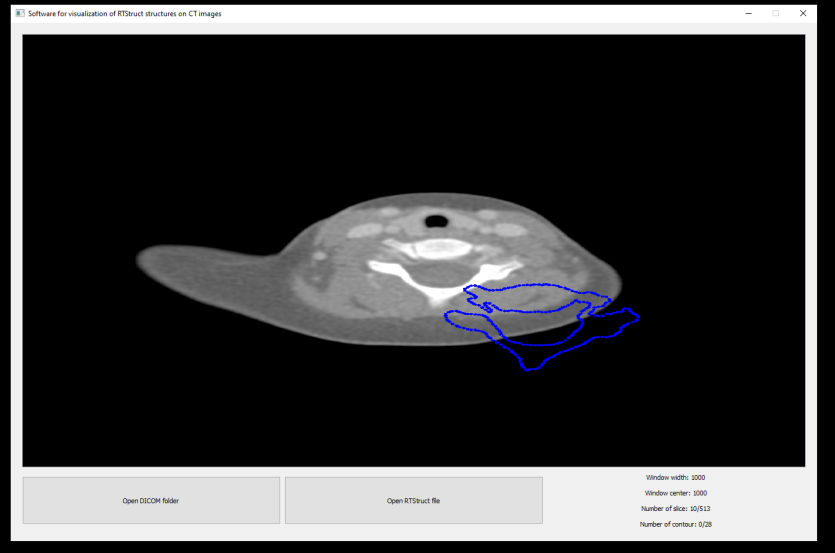

This chart was generated by the following Python code:
"""

Software for visualization of RTStruct structures on CT images

This script is responsible for the operation of the program, it is responsible for both creating the GUI and the
process of processing images from dicom files. The program is based on the use of the PyQt5 library, on the basis
of which the entire interface containing the appropriate buttons and functions was created.

The operation of the program is based on the visualization of CT structures that can be changed using the mouse
buttons. Accordingly, the scroll function changes the imaging cross-sections, while after pressing the left button
and moving the mouse, we are able to change the window width and window center of ct scan. The intuitive GUI allows
you to easily display linked images.

The operation of gui is based on the creation of methods that respond appropriately to the user's commands.
The two main buttons are responsible for uploading the necessary dicom files to the programs. The program is able
to check if a given file has the appropriate extension, so selecting the wrong folder will not interrupt the program.

This script requires following libraries to be installed:
 • PyQt5 - PyQt5 is a comprehensive set of Python bindings for Qt v5, implemented as more than 35 extension modules,
    enables Python to be used as an alternative application development language to C++ on all supported platforms
 • matplotlib - comprehensive plotting library for creating static, animated and interactive visualizations in Python
    programming language and its numerical mathematics extension NumPy,
 • dicom_csv - collection of utils for gathering, aggregation and handling metadata from DICOM files, includes
    functions for gathering metadata from individual DICOM files or entire directories and tools for grouping DICOM
    metadata into images,
 • numpy - library for scientific computing with Python programming language, including support for multi-dimensional
    arrays and matrices and functions to operate on them,
 • sys - a module that provides access to some variables used or maintained by the interpreter and to functions that
    interact strongly with the interpreter, provides various functions and variables that are used to manipulate
    different parts of the Python runtime environment
 • cv2 - opencv-python library, an open-source library that includes several hundreds of computer vision algorithms
 • pydicom - pure Python package for working with DICOM files, which allows user to read complex files into pythonic
    structures for manipulation, save the modified datasets as DICOM format files
 • os - a Python module which provides a portable way of using operating system dependent functionality, it comes under
     Python's standard utility modules

"""

from PyQt5 import QtCore, QtGui, QtWidgets
from utils import *
import os


class MainWindow(QtWidgets.QMainWindow):
    """
    A class responsible for creating the main gui window. It inherits from the class QMainWindow from PyQt5.QtWidgets
    module. The central QtWidget contains two QPushButton objects, the first QPushButton object is responsible for
    allowing the user to open the folder containing the DICOM format files, the second QPushButton object is responsible
    for allowing the user to open the RTStruct file in DICOM format. The QtWidget contains four QLabel objects, which
    display the information about the window center, the window width, the section number and the number of displayed
    structure. The QtWidget contains also QGraphicsView, which is responsible for displaying the images in the main
    application window.
    """

    def __init__(self):
        super(MainWindow, self).__init__()
        screen = QtWidgets.QDesktopWidget().screenGeometry()
        self.setWindowTitle(
            "Software for visualization of RTStruct structures on CT images"
        )
        self.central_widget = QtWidgets.QWidget(self)
        self.window_center_position = (
            (int)(screen.width() * 70 / 100 / 2),
            (int)(screen.height() * 80 / 100 / 2),
        )
        self.resize(
            (int)(screen.width() * 70 / 100), (int)(screen.height() * 80 / 100)
        )  # set fixed size of window 1300x900
        self.setFixedSize(self.size())  # setting a fixed size of the main window
        self.central_widget.setObjectName("central_widget")
        self.vertical_layout_up = QtWidgets.QVBoxLayout(self.central_widget)
        self.vertical_layout_up.setObjectName("vertical_layout_up")
        self.drop_frame = QtWidgets.QFrame(self.central_widget)
        self.drop_frame.setFrameShape(QtWidgets.QFrame.StyledPanel)
        self.drop_frame.setFrameShadow(QtWidgets.QFrame.Raised)
        self.drop_frame.setObjectName("drop_frame")
        self.vertical_layout_down = QtWidgets.QVBoxLayout(self.drop_frame)
        self.vertical_layout_down.setObjectName("vertical_layout_down")
        self.grid_layout = QtWidgets.QGridLayout()
        self.grid_layout.setObjectName("grid_layout")
        self.graphics_view = QtWidgets.QGraphicsView(self.drop_frame)
        self.graphics_view.setObjectName("graphics_view")
        self.grid_layout.addWidget(self.graphics_view, 0, 0, 1, 3)
        self.push_button_dicom = QtWidgets.QPushButton(self.drop_frame)
        size_policy = QtWidgets.QSizePolicy(
            QtWidgets.QSizePolicy.Minimum, QtWidgets.QSizePolicy.Fixed
        )
        size_policy.setHorizontalStretch(0)
        size_policy.setVerticalStretch(80)
        size_policy.setHeightForWidth(
            self.push_button_dicom.sizePolicy().hasHeightForWidth()
        )
        self.push_button_dicom.setSizePolicy(size_policy)
        self.push_button_dicom.setMinimumSize(QtCore.QSize(130, 80))
        self.push_button_dicom.setObjectName("push_button_dicom")
        self.grid_layout.addWidget(self.push_button_dicom, 1, 0, 4, 1)
        self.vertical_layout_down.addLayout(self.grid_layout)
        self.vertical_layout_up.addWidget(self.drop_frame)
        self.setCentralWidget(self.central_widget)
        self.push_button_rt = QtWidgets.QPushButton(self.drop_frame)
        self.push_button_rt.setSizePolicy(size_policy)
        self.push_button_rt.setMinimumSize(QtCore.QSize(130, 80))
        self.push_button_rt.setObjectName("push_button_rt")
        self.grid_layout.addWidget(self.push_button_rt, 1, 1, 4, 1)

        self.label_window_width = QtWidgets.QLabel(self.drop_frame)
        self.label_window_width.setSizePolicy(size_policy)
        self.label_window_width.setMinimumSize(QtCore.QSize(130, 20))
        self.label_window_width.setObjectName("label_window_width")
        self.grid_layout.addWidget(self.label_window_width, 1, 2, 1, 1)
        self.label_window_center = QtWidgets.QLabel(self.drop_frame)
        self.label_window_center.setSizePolicy(size_policy)
        self.label_window_center.setMinimumSize(QtCore.QSize(130, 20))
        self.label_window_center.setObjectName("label_window_center")
        self.grid_layout.addWidget(self.label_window_center, 2, 2, 1, 1)
        self.label_slice_number = QtWidgets.QLabel(self.drop_frame)
        self.label_slice_number.setSizePolicy(size_policy)
        self.label_slice_number.setMinimumSize(QtCore.QSize(130, 20))
        self.label_slice_number.setObjectName("label_slice_number")
        self.grid_layout.addWidget(self.label_slice_number, 3, 2, 1, 1)
        self.label_blank_space = QtWidgets.QLabel(self.drop_frame)
        self.label_blank_space.setSizePolicy(size_policy)
        self.label_blank_space.setMinimumSize(QtCore.QSize(130, 20))
        self.label_blank_space.setObjectName("label_blank_space")
        self.grid_layout.addWidget(self.label_blank_space, 4, 2, 1, 1)

        self.create_menu_bar()

        """ renaming individual gui elements """
        _translate = QtCore.QCoreApplication.translate
        self.push_button_dicom.setText(_translate("SplashScreen", "Open DICOM folder"))
        self.push_button_dicom.clicked.connect(
            self.push_button_dicom_dir
        )  # setting the push button (Open DICOM folder) handler
        self.push_button_rt.setText(_translate("SplashScreen", "Open RTStruct file"))
        self.push_button_rt.clicked.connect(
            self.push_button_rtstruct_file
        )  # setting the push button (Open RTStruct file) handler
        self.label_window_width.setText(
            _translate("SplashScreen", "Window width: 1000")
        )
        self.label_window_width.setFont(QtGui.QFont("Arial", 20))
        self.label_window_center.setText(
            _translate("SplashScreen", "Window center: 1000")
        )
        self.label_window_center.setFont(QtGui.QFont("Arial", 20))
        self.label_slice_number.setText(
            _translate("SplashScreen", "Number of slice: 0")
        )
        self.label_slice_number.setFont(QtGui.QFont("Arial", 20))
        self.label_window_width.setAlignment(
            QtCore.Qt.AlignHCenter | QtCore.Qt.AlignVCenter
        )
        self.label_window_center.setAlignment(
            QtCore.Qt.AlignHCenter | QtCore.Qt.AlignVCenter
        )
        self.label_slice_number.setAlignment(
            QtCore.Qt.AlignHCenter | QtCore.Qt.AlignVCenter
        )
        self.label_blank_space.setAlignment(
            QtCore.Qt.AlignHCenter | QtCore.Qt.AlignVCenter
        )

        """ setting rules and handlers """
        self.graphics_view.setHorizontalScrollBarPolicy(
            QtCore.Qt.ScrollBarAlwaysOff
        )  # disable of scroll bars
        self.graphics_view.setVerticalScrollBarPolicy(QtCore.Qt.ScrollBarAlwaysOff)
        self.graphics_view.setCursor(QtCore.Qt.CrossCursor)  # setting a custom cursor
        self.graphics_view.setMouseTracking(
            True
        )  # setting a policy that watches over mouse movements
        self.graphics_view.mouseMoveEvent = (
            self.mouse_move_event
        )  # setting the mouse move event handler
        self.graphics_view.mouseReleaseEvent = (
            self.mouse_release_event
        )  # setting the mouse release event handler
        self.graphics_view.mousePressEvent = (
            self.mouse_press_event
        )  # setting the mouse press event handler

        """ creating global variables """
        self.last_x_position = 0  # auxiliary variable, needed to calculate the mouse position (last position in the x axis)
        self.last_y_position = 0  # auxiliary variable, needed to calculate the mouse position (last position in the y axis)
        self.last_rolled_position = (
            0  # variable responsible for storing the last value of the scroll button
        )
        self.window_center = 1000  # variable responsible for calculating the window center based on the mouse movement
        self.window_width = 1000  # variable responsible for calculating the window width based on the mouse movement
        self.current_window_width = (
            self.window_width
        )  # the variable responsible for the currently set window width value
        self.current_window_center = (
            self.window_center
        )  # the variable responsible for the currently set window center value
        self.current_rolled_position = (
            0  # the variable responsible for the currently set slice of CT scans
        )
        self.current_slice = 0  # variable responsible for the section number
        self.merged_images = None
        self.rt_structures = None
        self.rt_struct_color = (255, 0, 0)
        self.path_to_ct_dir = None
        self.path_to_rt_file = (
            None  # variable responsible for the path to the RTStruct file
        )
        self.scene = QtWidgets.QGraphicsScene()

    def set_loading_screen(self) -> None:
        """
        Function that sets loading screen while downloading ct images and rt struct structures

        Parameters
        ----------
        None

        Returns
        -------
        Nothing
        """
        image_size = (1300, 900)
        image = QtGui.QImage(image_size[0], image_size[1], QtGui.QImage.Format_RGB32)
        image.fill(QtCore.Qt.white)
        painter = QtGui.QPainter(image)
        font = QtGui.QFont("Arial", 45)
        painter.setFont(font)
        text_color = QtGui.QColor(QtCore.Qt.black)
        painter.setPen(text_color)
        image_width, image_height = image.width(), image.height()
        text = "Loading rt struct images, please wait..."
        text_width = painter.fontMetrics().width(text)
        text_height = painter.fontMetrics().height()
        text_x = (image_width - text_width) // 2
        text_y = (image_height - text_height) // 2
        painter.drawText(text_x, text_y, text)
        painter.end()

        self.pixmap = QtGui.QPixmap.fromImage(image)
        self.scene = QtWidgets.QGraphicsScene()
        self.scene.addPixmap(
            self.pixmap.scaled(
                self.graphics_view.width(),
                self.graphics_view.height(),
                aspectRatioMode=QtCore.Qt.KeepAspectRatio,
            )
        )
        self.graphics_view.setScene(self.scene)
        self.graphics_view.show()

    def create_menu_bar(self) -> None:
        """
        Function which creates menu bar

        Parameters
        ----------
        None

        Returns
        -------
        Nothing
        """
        menuBar = self.menuBar()
        self.menuFile = menuBar.addMenu("&File")
        self.menuFileSave = QtWidgets.QAction("Save as")
        self.menuFileExit = QtWidgets.QAction("Exit")
        self.menuFile.addAction(self.menuFileSave)
        self.menuFile.addAction(self.menuFileExit)
        self.menuFileSave.setShortcut("Ctrl+S")
        self.menuFileExit.setShortcut("Ctrl+Q")
        self.menuFileSave.triggered.connect(self.saveImage)
        self.menuFileExit.triggered.connect(QtWidgets.qApp.quit)

    def saveImage(self) -> None:
        """
        Function that saves image in the given path by the user

        Parameters
        ----------
        None

        Returns
        -------
        Nothing
        """
        try:
            if self.merged_images:
                path = QtWidgets.QFileDialog(
                    caption="Save As", directory=os.path.expanduser("~/Desktop")
                )
                file = path.getSaveFileName(
                    self,
                    "Save Image",
                    "image.png",
                    "PNG (*.png);;TIF (*.tif);;TIFF (*.tiff);;BMP (*.bmp);;JPEG (*.jpeg);;JPG (*.jpg)",
                )
                image = contrast_enhancement(
                    self.merged_images[self.last_rolled_position],
                    self.current_window_center,
                    self.current_window_width,
                )
                cv2.imwrite(str(file[0]), image)
        except Exception as e:
            print("An error was encountered while saving an image" + str(e))

    def wheelEvent(self, event: QtGui.QWheelEvent) -> None:
        """
        Function that handles wheel mouse event and counts wheel movement distance

        Parameters
        ----------
        event : QtGui.QWheelEvent
            The QWheelEvent class contains parameters that describes a wheel event.

        Returns
        -------
        Nothing

        """
        if self.merged_images:
            if len(self.merged_images) > 0:  # checking that the collection is not empty
                max_size = len(self.merged_images)
                # proper handling of the scroll button
                if event.angleDelta().y() > 0:
                    if self.last_rolled_position < max_size:
                        self.last_rolled_position += 1  # if we scroll up (increment)
                    if (
                        self.last_rolled_position + 1
                    ) == max_size:  # keeping an eye on whether or not we have gone beyond the number of available slices
                        self.last_rolled_position = 0
                elif event.angleDelta().y() < 0:
                    if self.last_rolled_position > 0:
                        self.last_rolled_position -= 1  # if we scroll down (decrement)
                    if self.last_rolled_position == 0:
                        self.last_rolled_position = (
                            max_size  # if we scroll down (decrement)
                        )

                if (
                    self.current_rolled_position != self.last_rolled_position
                ):  # change the current position if it is different
                    self.current_rolled_position = self.last_rolled_position
                    self.load_image(self.last_rolled_position)  # reloading the image

    def mouse_move_event(self, event: QtGui.QMouseEvent) -> None:
        """
        Function that handles moving mouse event and counts mouse movement distance

        Parameters
        ----------
        event : QtGui.QWheelEvent
            The QWheelEvent class contains parameters that describes a wheel event.

        Returns
        -------
        Nothing

        """
        if (
            event.buttons() == QtCore.Qt.LeftButton
        ):  # detection if the left mouse button has been pressed
            self.window_center += (int)(
                (event.x() - self.last_x_position) / 100
            )  # setting the appropriate value window center
            self.window_width += (int)(
                (event.y() - self.last_y_position) / 100
            )  # setting the appropriate value window width

            # checking whether the adopted threshold is not exceeded (if so, then setting the maximum values)
            if self.window_center > 3095:
                self.window_center = 3095  # maximum value of window center

            if self.window_center < -1024:
                self.window_center = -1024  # maximum value of window center

            if self.window_width > 4096:
                self.window_width = 4096  # maximum value of window width

            if self.window_width < 1:
                self.window_width = 1  # maximum value of window width

            self.label_window_width.setText("Window width: " + str(self.window_width))
            self.label_window_center.setText(
                "Window center: " + str(self.window_center)
            )

    def mouse_press_event(self, event: QtGui.QMouseEvent) -> None:
        """
        Function that handles press mouse event

        Parameters
        ----------
        event : QtGui.QWheelEvent
            The QWheelEvent class contains parameters that describes a wheel event.

        Returns
        -------
        Nothing

        """
        self.last_x_position = event.x()
        self.last_y_position = event.y()

    def mouse_release_event(self, event: QtGui.QMouseEvent) -> None:
        """
        Function that handles moving mouse event

        Parameters
        ----------
        event : QtGui.QWheelEvent
            The QWheelEvent class contains parameters that describes a wheel event.

        Returns
        -------
        Nothing

        """
        self.last_x_position = (
            None  # set the variables to None when you release the mouse
        )
        self.last_y_position = None
        if self.merged_images:
            if (
                self.current_window_width != self.window_width
                or self.current_window_center != self.window_center
            ):  # checking if the window width, and window center values have changed
                self.current_window_width = self.window_width  # changing window width
                self.current_window_center = (
                    self.window_center
                )  # changing window center
                self.load_image(self.current_slice)

    def push_button_dicom_dir(self) -> None:
        """
        Function that handles button which opens ct scans directory

        Parameters
        ----------
        None

        Returns
        -------
        Nothing

        """
        try:
            if self.path_to_rt_file:
                self.set_loading_screen()
            path = (
                QtWidgets.QFileDialog.getExistingDirectory()
            )  # selecting the folder containing the ct files

            self.path_to_ct_dir = path + "/*.dcm"
            self.scene = QtWidgets.QGraphicsScene()
            if os.path.isdir(self.path_to_ct_dir):
                # find all files in the selected folder
                self.load_images_with_structures()
            if self.merged_images:
                self.label_slice_number.setText(
                    "Number of slice: "
                    + str(self.current_slice)
                    + "/"
                    + str(len(self.merged_images) - 1)
                )
            self.load_image(self.current_slice)
        except Exception as e:
            print(
                "An error was encountered while opening a folder with DICOM files: "
                + str(e)
            )

    def push_button_rtstruct_file(self) -> None:
        """
        Function that handles button which opens rtstruct structures file

        Parameters
        ----------
        None

        Returns
        -------
        Nothing

        """
        try:
            if self.path_to_ct_dir:
                self.set_loading_screen()
            self.path_to_rt_file = (
                QtWidgets.QFileDialog.getOpenFileName()
            )  # select the file (must be in a dicom format .dcm)
            self.path_to_rt_file = self.path_to_rt_file[0]

            if check_if_file_is_rt_struct_file(self.path_to_rt_file):
                self.load_images_with_structures()  # load image

            if self.merged_images:
                self.label_slice_number.setText(
                    "Number of slice: "
                    + str(self.current_slice)
                    + "/"
                    + str(len(self.merged_images) - 1)
                )
            self.load_image(self.current_slice)
        except Exception as e:
            print(
                "An error was encountered while opening a RTStruct structure file: "
                + str(e)
            )

    def load_images_with_structures(self) -> None:
        """
        Function that loads all images from paths given by the user

        Parameters
        ----------
        None

        Returns
        -------
        Nothing

        """
        if self.path_to_rt_file and self.path_to_ct_dir:
            self.setWindowTitle("Loading rt structures and ct images...")
            self.merged_images = list()
            self.rt_structures = list()
            (
                self.images_with_rt_structures,
                self.rt_struct_color,
            ) = load_ct_and_rtstruct_images(
                self.path_to_ct_dir,
                self.path_to_rt_file,
                self.window_width,
                self.window_center,
            )
            for pair in self.images_with_rt_structures:
                self.merged_images.append(pair[0])
                self.rt_structures.append(pair[1])
            self.setWindowTitle(
                "Software for visualization of RTStruct structures on CT images"
            )

    def load_image(self, number: int) -> None:
        """
        Function that loads current slice of ct scan with rt struct structures

        Parameters
        ----------
        number : int
            The slice number of the ct scan that is currently displayed

        Returns
        -------
        Nothing

        """
        try:
            if self.merged_images:
                if number >= 0 and number < len(self.merged_images):
                    self.current_slice = number  # setting the slice number
                    self.label_slice_number.setText(
                        "Number of slice: "
                        + str(self.current_slice)
                        + "/"
                        + str(len(self.merged_images) - 1)
                    )
                    image = self.merged_images[self.current_slice]

                    image = contrast_enhancement(
                        image, self.current_window_center, self.current_window_width
                    )

                    loaded_image = add_rt_struct_to_image(
                        image,
                        self.rt_structures[self.current_slice],
                        self.rt_struct_color,
                    )

                    # creating an image from data (using the Format_RGB888 format)
                    image = QtGui.QImage(
                        loaded_image.data,
                        loaded_image.shape[1],
                        loaded_image.shape[0],
                        loaded_image.strides[0],
                        QtGui.QImage.Format_RGB888,
                    )
                    self.pixmap = QtGui.QPixmap.fromImage(
                        image
                    )  # create a pixmap from a modified image
                    self.scene = QtWidgets.QGraphicsScene()
                    self.scene.addPixmap(
                        self.pixmap.scaled(
                            self.graphics_view.width() - 2,
                            self.graphics_view.height() - 2,
                            aspectRatioMode=QtCore.Qt.KeepAspectRatio,
                        )
                    )  # scaling the view to the size of the widget
                    self.graphics_view.setScene(self.scene)  # setting scene
                    self.graphics_view.show()
        except Exception as e:
            print(
                f"An error was encountered while loading {self.current_slice} image: "
                + str(e)
            )
